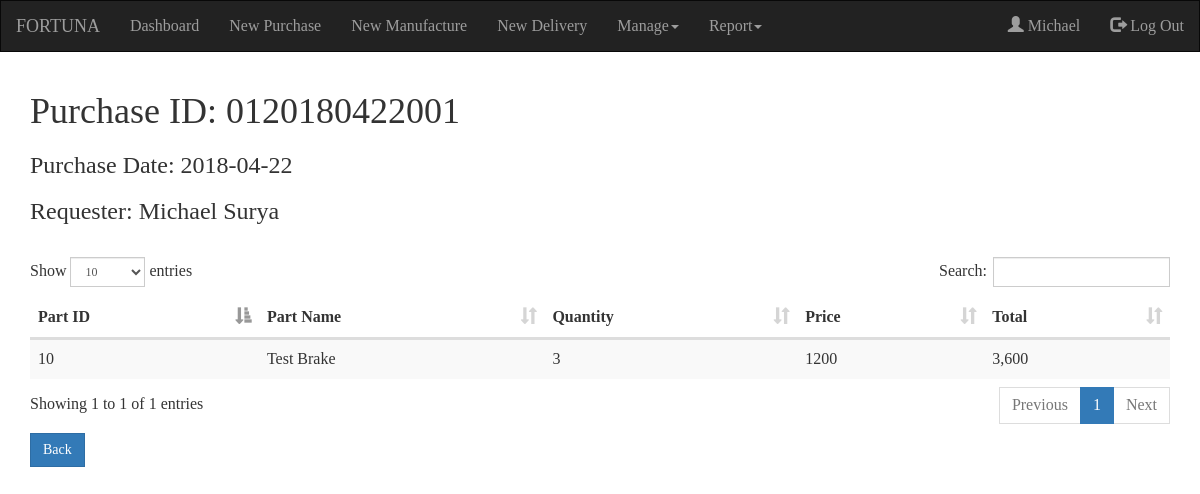
The page /purchasedetail.php?id=0120180422001 (signed in) on the database its author committed.
### tables this page shows
CREATE TABLE `supply` (
  `supplyId` varchar(20) NOT NULL,
  `supplierId` varchar(20) NOT NULL,
  `empId` varchar(20) NOT NULL,
  `supplyDate` date NOT NULL,
  `supplyStatus` tinyint(4) NOT NULL
);

CREATE TABLE `employee` (
  `empId` varchar(20) NOT NULL,
  `empFName` varchar(30) NOT NULL,
  `empLName` varchar(30) NOT NULL,
  `empDOB` date NOT NULL,
  `empPass` varchar(50) NOT NULL,
  `empPosition` varchar(20) NOT NULL,
  `empMail` varchar(50) NOT NULL,
  `empPhone` varchar(15) NOT NULL,
  `empAddress` text NOT NULL,
  `empPhoto` varchar(30) NOT NULL,
  `dateLimit` date NOT NULL,
  `empStatus` tinyint(4) NOT NULL
);

CREATE TABLE `supplydet` (
  `supplyId` varchar(20) NOT NULL,
  `partId` varchar(20) NOT NULL,
  `supplyQuantity` int(11) NOT NULL,
  `supplyPrice` int(11) NOT NULL,
  `supplyDetStatus` tinyint(4) NOT NULL
);

CREATE TABLE `part` (
  `partId` int(12) NOT NULL,
  `partName` varchar(50) NOT NULL,
  `partQuantity` int(11) NOT NULL,
  `partPrice` int(11) NOT NULL,
  `partType` int(11) NOT NULL,
  `partPhoto` varchar(40) NOT NULL,
  `partStatus` tinyint(4) NOT NULL
);

### koneksi.php (called while the page is built, shortened)
<?php
$con=mysqli_connect('localhost', 'root', '', 'uas_pos');
function querySelect($query){
  global $con;
  $hello=mysqli_fetch_array(mysqli_query($con, $query));
  return $hello;
}
function queryRun($query){
  global $con;
  $hello=mysqli_query($con, $query);
  return $hello;
}
function queryTable($query){
  $hello=mysqli_fetch_assoc($query);
  return $hello;
}
?>

### purchasedetail.php (the view, shortened to what this page needs)
<?php
if(isset($_SESSION['empId'])){
  ?>
  <!DOCTYPE html>
  <html lang="en">
  <head>
    <link rel="stylesheet" href="https://maxcdn.bootstrapcdn.com/bootstrap/3.3.7/css/bootstrap.min.css">
    <link rel="stylesheet" href="css/css.css">
    <link rel="stylesheet" href="css/dataTables.bootstrap.min.css">
  </head>
  <body>
    <?php include('koneksi.php');
    $id=$_GET['id'];
    $query="SELECT supply.supplyId, employee.empFName, employee.empLName, supply.supplyDate FROM supply, employee WHERE supply.empId=employee.empId AND supply.supplyId='$id'";
    $hasil=querySelect($query);
    $date=$hasil['supplyDate'];
    $requester=$hasil['empFName']." ".$hasil['empLName'];
    function hasil(){
        global $id;
        $query=queryRun("SELECT supplydet.partId, supplydet.supplyQuantity, supplydet.supplyPrice, part.partName FROM supplydet, supply, part WHERE supplydet.partId=part.partId AND supplydet.supplyId=supply.supplyId AND supplydet.supplyId='$id'");
        while($hasil=queryTable($query)){
            $partId=$hasil['partId'];
            $partName=$hasil['partName'];
            $quan=$hasil['supplyQuantity'];
            $price=$hasil['supplyPrice'];
            $tprice=$price*$quan;
            ?>
            <tr>
                <td><?php echo $partId?></td>
                <td><?php echo $partName?></td>
                <td><?php echo $quan?></td>
                <td><?php echo $price?></td>
                <td><?php echo number_format($tprice)?></td>
            </tr>
            <?php
        }
    }
    ?>
    <nav class="navbar navbar-inverse">
      <div class="container-fluid">
        <div class="navbar-header">
          <a class="navbar-brand" href="#">FORTUNA</a>
        </div>
        <ul class="nav navbar-nav">
          <li><a href="dashboard.php">Dashboard</a></li>
            <li><a href="newpurchase.php">New Purchase</a></li>
            <li><a href="newmanufactur.php">New Manufacture</a></li>
            <li><a href="newdelivery.php">New Delivery</a></li>
            <?php
              if($_SESSION['positionAccess'] <= 2){
                ?>
          <li class="dropdown"><a class="dropdown-toggle" data-toggle="dropdown"href="#">Manage<span class="caret"></span></a>
          </li>
            <?php
              }
            ?>
            <li class="dropdown"><a class="dropdown-toggle" data-toggle="dropdown"href="#">Report<span class="caret"></span></a>
          </li>
        </ul>
        <ul class="nav navbar-nav navbar-right">
          <li><a href="#"><span class="glyphicon glyphicon-user"></span> <?php echo $_SESSION['name']?></a> </li>
          <li><a href="login.php?logout=1"><span class="glyphicon glyphicon-log-out"></span> Log Out</a></li>
      </ul>
      </div>
    </nav>
    <div class="container">
        <h1>Purchase ID: <?php echo $id?></h1>
        <h3>Purchase Date: <?php echo $date?></h3>
        <h3>Requester: <?php echo $requester?></h3><br>
        <table class="table table-striped">
            <thead>
                <th>Part ID</th>
                <th>Part Name</th>
                <th>Quantity</th>
                <th>Price</th>
                <th>Total</th>
            </thead>
            <tbody>
                <?php echo hasil()?>
            </tbody>
        </table>
        <a href="hispurchase.php" class="btn btn-primary">Back</a>
    </div>
  </body>
  </html>
<?php
}else{
header("location:login.php?lfail=1");
} ?>

### css/css.css (style rules this page uses)
body { font-family: moon; font-size: 16px; }
.navbar-brand { font-family: oneday; }
.nav { font-size: 16px; }

### purchasedetail.php (style rules this page uses)
* { border-radius: 0 !important; }

### rows shown on the page
supply: supplyDate "2018-04-22", empId.empLName "Michael Surya"
supplydet: partId "10", partId.partName "Test Brake", supplyQuantity "3", supplyPrice "1200", tprice "3,600"

### other values the page prints
$_SESSION['name'] "Michael"
$id "0120180422001"
